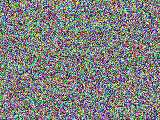
#> input picture frontend/e2e/support/shelf.jpg, 160 x 120 px
$ python -i images.py   (imports and definitions only)
#> lines starting #> are read from the running program, lines starting #| are printed output that depends on the picture
#> further down, picture is the input picture: PIL image 160x120 RGB; mean R, G, B 127.1, 127.8, 127
"""Normalise an uploaded image before it reaches an AI provider.

Every image sent to a provider is decoded in full, turned upright from its
EXIF orientation, stripped of all metadata, shrunk so its long edge fits the
feature's ``max_image_long_edge_px`` and re-encoded as a JPEG at quality 85.
That fixes the per-image token cost and keeps EXIF (GPS and so on), XMP, IPTC,
ICC profiles, comments and any polyglot payload on the server.

Anything Pillow cannot fully decode raises :class:`ImageUndecodableError`; an
image whose declared pixel count is above the cap raises
:class:`ImageTooLargePixelsError` before it is decoded. Callers map these to
HTTP 415 and 413. Nothing else escapes this module.

This module never calls a provider and must not import ``app.ai.providers``.
"""

import io
import logging

import pillow_heif
from PIL import Image, ImageOps

# Registered at import, before the first decode, so HEIC/HEIF photos from
# iPhones are decoded instead of rejected.
# [1 line not run here, left out]

logger = logging.getLogger(__name__)

JPEG_QUALITY = 85

# Only the decoders for the formats /scan accepts are ever tried. Every other
# Pillow plugin (TIFF, GIF, EPS, PDF, MSP, ...) is unreachable from an upload,
# which keeps their parser bugs out of reach. "HEIF" is pillow-heif's opener.
ALLOWED_FORMATS = ("JPEG", "PNG", "WEBP", "HEIF")

_ALPHA_MODES = frozenset({"RGBA", "LA", "PA", "RGBa", "La"})


class ImageNormalisationError(ValueError):
    """Base class for an image that cannot be sent to a provider."""

    code = "image_invalid"


class ImageUndecodableError(ImageNormalisationError):
    """Pillow (with pillow-heif) could not fully decode the image."""

    code = "image_undecodable"


class ImageTooLargePixelsError(ImageNormalisationError):
    """The image's pixel count is above the configured maximum."""

    code = "image_too_large_pixels"


_SIXTEEN_BIT_MODES = frozenset({"I;16", "I;16B", "I;16L", "I;16N"})


def _int_to_l(img: Image.Image) -> Image.Image:
    """Scale a 16-bit or 32-bit greyscale image down to 8-bit ``L``.

    ``convert("L")`` / ``convert("RGB")`` clip these modes at 255 instead of
    scaling, so a 16-bit photo would come out almost all white. ``I;16*``
    covers 0-65535 and maps to 0-255. Mode ``I`` (32-bit signed) is scaled by
    what it holds: values already in 0-255 are kept, values in 0-65535 are
    treated as 16-bit, and anything else is stretched from its own min-max.
    """
    as_i = img if img.mode == "I" else img.convert("I")  # lossless widening
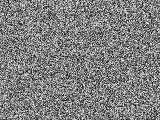
#> as_i: PIL image 160x120 I; min 1, max 255, mean 127.5
    if img.mode in _SIXTEEN_BIT_MODES:
        lo, scale = 0, 255 / 65535
    else:
        lo, hi = as_i.getextrema()
#> lo = 1; hi = 255
        if lo >= 0 and hi <= 255:
            lo, scale = 0, 1.0
        elif lo >= 0 and hi <= 65535:
            lo, scale = 0, 255 / 65535
        else:
            scale = 255 / (hi - lo) if hi > lo else 0.0
    # point() on mode I applies v * scale + offset in C; convert("L") then
    # only clips rounding at the ends.
    return as_i.point(lambda v: v * scale - lo * scale).convert("L")


# [97 lines left out: functions _to_resizable, _to_rgb, normalise_image, not called in this run]

>>> from PIL import Image
>>> picture = Image.open('../../../frontend/e2e/support/shelf.jpg')
>>> result = _int_to_l(picture)
